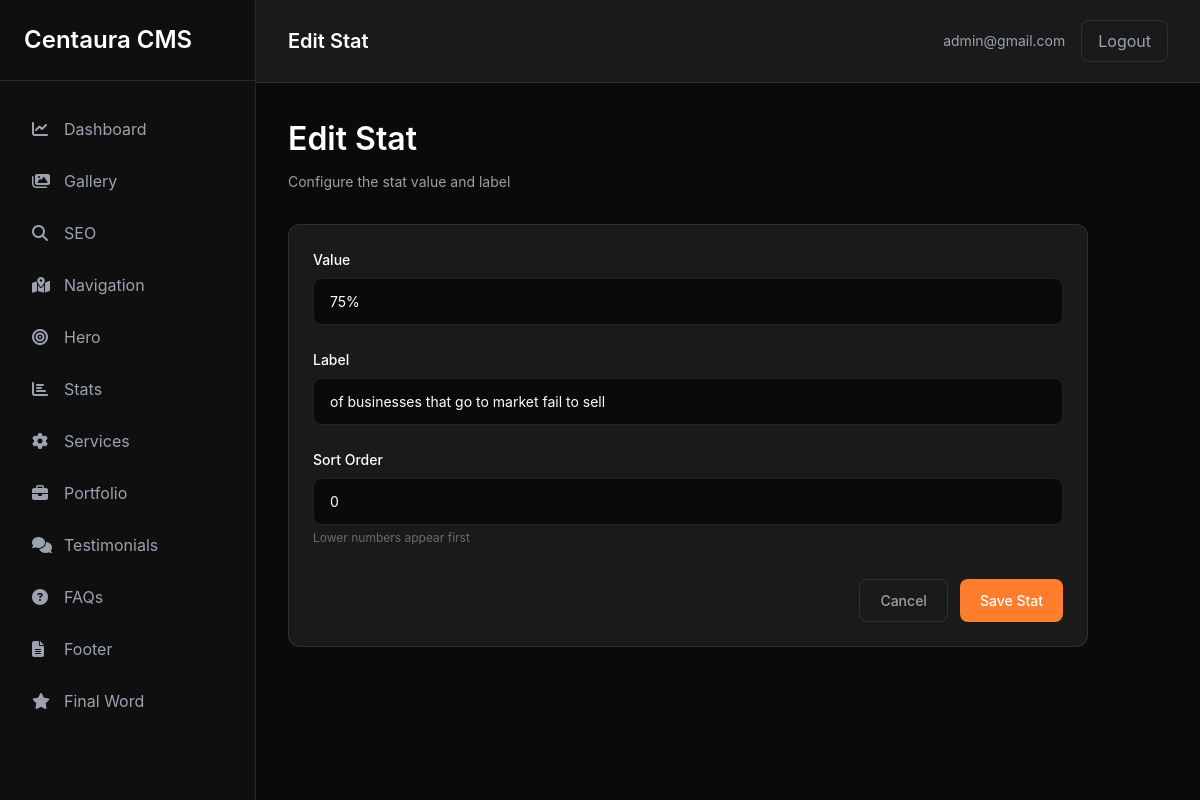
Screenshot of /dashboard/stats/1/edit/ (signed in) with the database file from the repository.
### content/models.py (models this page shows, shortened)
class Stat(models.Model):
    label = models.CharField(max_length=100)
    value = models.CharField(max_length=50)
    icon = models.CharField(max_length=100, blank=True, null=True)
    sort_order = models.IntegerField(default=0)
    created_at = models.DateTimeField(auto_now_add=True)
    updated_at = models.DateTimeField(auto_now=True)
    class Meta:
        verbose_name = 'Stat'
        verbose_name_plural = 'Stats'
        ordering = ['sort_order', 'created_at']

### dashboard/views.py (the view, shortened to what this page needs)
# urls.py: path('stats/<int:stat_id>/edit/', views.stat_edit, name='stat_edit'),
@login_required
def stat_edit(request, stat_id=None):
    stat = get_object_or_404(Stat, pk=stat_id) if stat_id else None
    return render(request, 'dashboard/stats/edit.html', {'stat': stat})

### dashboard/templates/dashboard/stats/edit.html (shortened to what this page needs)
{% extends 'dashboard/base.html' %}
{% block page_title %}{% if stat %}Edit Stat{% else %}New Stat{% endif %}{% endblock %}
{% block content %}
<div class="max-w-content">
    <div class="page-header">
        <h2 class="page-header-title">{% if stat %}Edit Stat{% else %}Create New Stat{% endif %}</h2>
        <p class="page-header-subtitle">Configure the stat value and label</p>
    </div>
    <div class="card">
        <form method="POST">
            <div class="form-group">
                <label class="form-label" for="value">Value</label>
                <input
                    type="text"
                    id="value"
                    name="value"
                    class="input"
                    value="{{ stat.value|default:'' }}"
                    placeholder="e.g., 75%"
                    required
                >
            </div>
            <div class="form-group">
                <label class="form-label" for="label">Label</label>
                <input
                    type="text"
                    id="label"
                    name="label"
                    class="input"
                    value="{{ stat.label|default:'' }}"
                    placeholder="e.g., of businesses that go to market fail to sell"
                    required
                >
            </div>
            <div class="form-group">
                <label class="form-label" for="sort_order">Sort Order</label>
                <input
                    type="number"
                    id="sort_order"
                    name="sort_order"
                    class="input"
                    value="{{ stat.sort_order|default:0 }}"
                    placeholder="0"
                >
                <p class="text-muted" style="margin-top: 4px; font-size: 12px;">Lower numbers appear first</p>
            </div>
            <div class="form-actions">
                <a href="{% url 'dashboard:stats_list' %}" class="btn btn-secondary">Cancel</a>
                <button type="submit" class="btn btn-primary">Save Stat</button>
            </div>
        </form>
    </div>
</div>
{% endblock %}

### dashboard/templates/dashboard/base.html (shortened to what this page needs)
<!DOCTYPE html>
<html lang="en">
<head>
    <script src="https://cdn.tailwindcss.com"></script>
    <link href="https://cdnjs.cloudflare.com/ajax/libs/font-awesome/6.5.0/css/all.min.css" rel="stylesheet"/>
    {% load static %}
    <link rel="stylesheet" href="{% static 'dashboard/css/dashboard.css' %}">
</head>
<body class="bg-dark-bg text-white">
    <div class="flex min-h-screen">
        <aside class="w-64 bg-dark-sidebar border-r border-white/10 fixed h-screen overflow-y-auto">
            <div class="p-6 border-b border-white/10 mb-6">
                <h2 class="text-2xl font-semibold text-white">Centaura CMS</h2>
            </div>
            <nav>
                <ul class="space-y-1 px-4">
                    <li>
                        <a href="{% url 'dashboard:home' %}" class="flex items-center gap-3 px-4 py-3 rounded-lg text-gray-400 hover:bg-white/5 hover:text-white transition-colors ">
                            <i class="fas fa-chart-line w-5"></i>
                            <span>Dashboard</span>
                        </a>
                    </li>
                    <li>
                        <a href="{% url 'dashboard:gallery' %}" class="flex items-center gap-3 px-4 py-3 rounded-lg text-gray-400 hover:bg-white/5 hover:text-white transition-colors ">
                            <i class="fas fa-images w-5"></i>
                            <span>Gallery</span>
                        </a>
                    </li>
                    <li>
                        <a href="{% url 'dashboard:seo_edit' %}" class="flex items-center gap-3 px-4 py-3 rounded-lg text-gray-400 hover:bg-white/5 hover:text-white transition-colors ">
                            <i class="fas fa-search w-5"></i>
                            <span>SEO</span>
                        </a>
                    </li>
                    <li>
                        <a href="{% url 'dashboard:navigation_edit' %}" class="flex items-center gap-3 px-4 py-3 rounded-lg text-gray-400 hover:bg-white/5 hover:text-white transition-colors ">
                            <i class="fas fa-map-marked-alt w-5"></i>
                            <span>Navigation</span>
                        </a>
                    </li>
                    <li>
                        <a href="{% url 'dashboard:hero_edit' %}" class="flex items-center gap-3 px-4 py-3 rounded-lg text-gray-400 hover:bg-white/5 hover:text-white transition-colors ">
                            <i class="fas fa-bullseye w-5"></i>
                            <span>Hero</span>
                        </a>
                    </li>
                    <li>
                        <a href="{% url 'dashboard:stats_list' %}" class="flex items-center gap-3 px-4 py-3 rounded-lg text-gray-400 hover:bg-white/5 hover:text-white transition-colors ">
                            <i class="fas fa-chart-bar w-5"></i>
                            <span>Stats</span>
                        </a>
                    </li>
                    <li>
                        <a href="{% url 'dashboard:services_list' %}" class="flex items-center gap-3 px-4 py-3 rounded-lg text-gray-400 hover:bg-white/5 hover:text-white transition-colors ">
                            <i class="fas fa-cog w-5"></i>
                            <span>Services</span>
                        </a>
                    </li>
                    <li>
                        <a href="{% url 'dashboard:portfolio_list' %}" class="flex items-center gap-3 px-4 py-3 rounded-lg text-gray-400 hover:bg-white/5 hover:text-white transition-colors ">
                            <i class="fas fa-briefcase w-5"></i>
                            <span>Portfolio</span>
                        </a>
                    </li>
                    <li>
                        <a href="{% url 'dashboard:testimonials_list' %}" class="flex items-center gap-3 px-4 py-3 rounded-lg text-gray-400 hover:bg-white/5 hover:text-white transition-colors ">
                            <i class="fas fa-comments w-5"></i>
                            <span>Testimonials</span>
                        </a>
                    </li>
                    <li>
                        <a href="{% url 'dashboard:faqs_list' %}" class="flex items-center gap-3 px-4 py-3 rounded-lg text-gray-400 hover:bg-white/5 hover:text-white transition-colors ">
                            <i class="fas fa-question-circle w-5"></i>
                            <span>FAQs</span>
                        </a>
                    </li>
                    <li>
                        <a href="{% url 'dashboard:footer_edit' %}" class="flex items-center gap-3 px-4 py-3 rounded-lg text-gray-400 hover:bg-white/5 hover:text-white transition-colors ">
                            <i class="fas fa-file-alt w-5"></i>
                            <span>Footer</span>
                        </a>
                    </li>
                    <li>
                        <a href="{% url 'dashboard:final_word_edit' %}" class="flex items-center gap-3 px-4 py-3 rounded-lg text-gray-400 hover:bg-white/5 hover:text-white transition-colors ">
                            <i class="fas fa-star w-5"></i>
                            <span>Final Word</span>
                        </a>
                    </li>
                </ul>
            </nav>
        </aside>
        <main class="flex-1 ml-64 flex flex-col">
            <header class="bg-dark-card border-b border-white/10 px-8 py-5 flex justify-between items-center">
                <h1 class="text-xl font-semibold text-white">{% block page_title %}Dashboard{% endblock %}</h1>
                <div class="flex items-center gap-4">
                    <span class="text-gray-400 text-sm">{{ user.username }}</span>
                    <a href="{% url 'dashboard:logout' %}" class="px-4 py-2 bg-transparent border border-white/10 text-gray-400 rounded-lg hover:bg-white/5 hover:text-white transition-colors">Logout</a>
                </div>
            </header>
            <div class="flex-1 p-8 bg-dark-bg">
                {% block content %}{% endblock %}
            </div>
        </main>
    </div>
</body>
</html>

### dashboard/static/dashboard/css/dashboard.css (style rules this page uses)
:root { --bg-dark: #0a0a0a; --bg-card: #1a1a1a; --bg-sidebar: #0f0f0f; --text-primary: #ffffff; --text-secondary: #a0a0a0; --text-muted: #6b6b6b; --accent-cyan: #19b2bc; --accent-orange: #ff7e2e; --border-color: rgba(255, 255, 255, 0.1); --hover-bg: rgba(255, 255, 255, 0.05); }
* { margin: 0; padding: 0; box-sizing: border-box; }
body { font-family: -apple-system, BlinkMacSystemFont, 'Segoe UI', 'Roboto', 'Oxygen', 'Ubuntu', 'Cantarell', sans-serif; background: var(--bg-dark); color: var(--text-primary); line-height: 1.6; }
.page-header { margin-bottom: 32px; }
.page-header-title { font-size: 32px; font-weight: 600; color: var(--text-primary); margin-bottom: 8px; }
.page-header-subtitle { color: var(--text-secondary); font-size: 14px; }
.card { background: var(--bg-card); border: 1px solid var(--border-color); border-radius: 12px; padding: 24px; margin-bottom: 24px; }
.btn { display: inline-flex; align-items: center; gap: 8px; padding: 10px 20px; border-radius: 8px; font-size: 14px; font-weight: 500; cursor: pointer; border: none; transition: all 0.2s; text-decoration: none; }
.btn-primary { background: var(--accent-orange); color: white; }
.btn-secondary { background: transparent; color: var(--text-secondary); border: 1px solid var(--border-color); }
.form-group { margin-bottom: 24px; }
.form-label { display: block; margin-bottom: 8px; color: var(--text-primary); font-size: 14px; font-weight: 500; }
.input { width: 100%; padding: 12px 16px; background: var(--bg-dark); border: 1px solid var(--border-color); border-radius: 8px; color: var(--text-primary); font-size: 14px; transition: all 0.2s; }
.form-actions { display: flex; gap: 12px; justify-content: flex-end; margin-top: 32px; }
.text-muted { color: var(--text-muted); }
.flex { display: flex; }
.items-center { align-items: center; }
.justify-between { justify-content: space-between; }
.max-w-content { max-width: 800px; }

### rows the page displays
Stat: value "75%", label "of businesses that go to market fail to sell", sort_order "0"

### other values shown
{{ user.username }} "admin@gmail.com"
